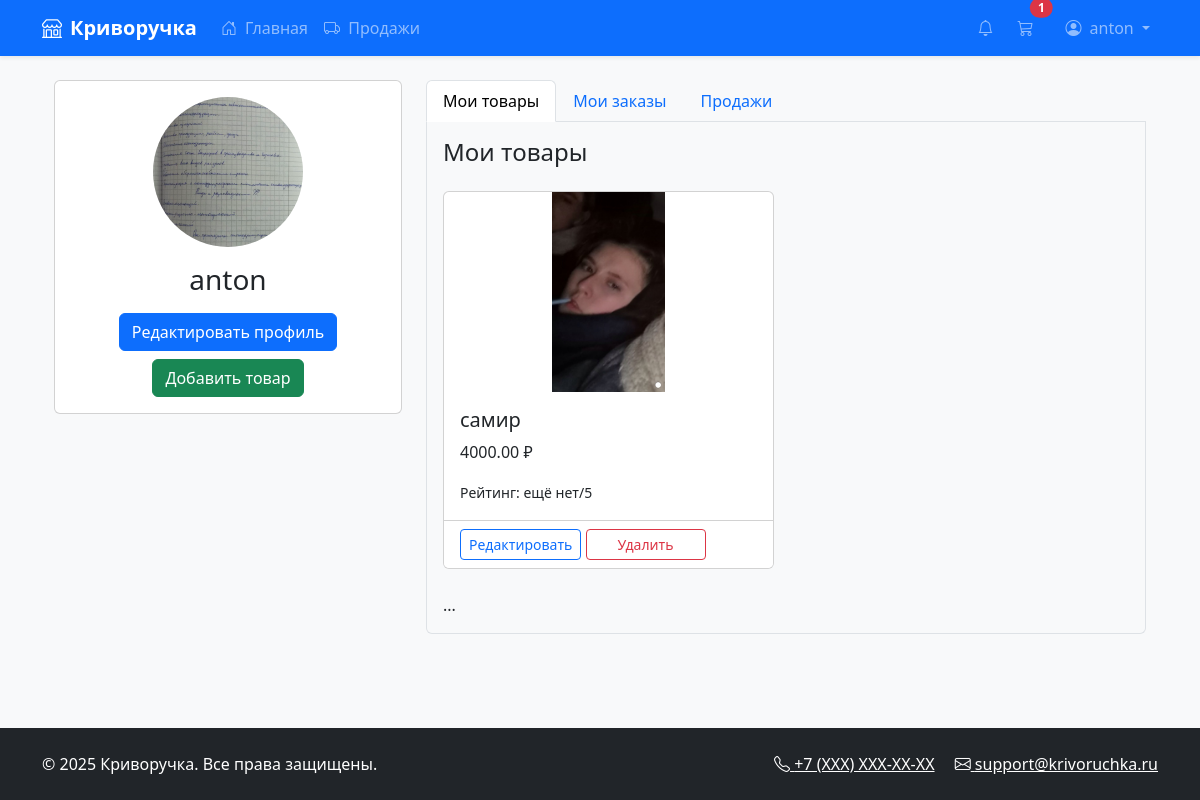
The app's page /profile/ (signed in) with its own data.
### marketplace/models.py (models this page shows)
class User(AbstractUser):
    phone = models.CharField(max_length=20, blank=True)
    avatar = models.ImageField(upload_to='avatars/', blank=True)
    middle_name = models.CharField(max_length=100, blank=True)
    bio = models.TextField(blank=True)
    address = models.TextField(blank=True)
    groups = models.ManyToManyField(
        'auth.Group',
        related_name="marketplace_user_groups",
        blank=True,
    )
    user_permissions = models.ManyToManyField(
        'auth.Permission',
        related_name="marketplace_user_permissions",
        blank=True,
    )

class Product(models.Model):
    seller = models.ForeignKey(User, on_delete=models.CASCADE)
    name = models.CharField(max_length=200)
    manufacturer = models.CharField(max_length=200)
    description = models.TextField()
    price = models.DecimalField(max_digits=10, decimal_places=2)
    image = models.ImageField(upload_to='products/')
    rating = models.FloatField(default=0)
    created_at = models.DateTimeField(auto_now_add=True)

### marketplace/views.py (the view)
# urls.py: path('profile/', views.profile, name='profile'),
@login_required
def profile(request):
    user_products = Product.objects.filter(seller=request.user)
    return render(request, 'marketplace/profile.html', {
        'user_products': user_products
    })

### marketplace/context_processors.py (called while the page is built)
def unread_notifications(request):
    if request.user.is_authenticated:
        return {
            'unread_count': request.user.notifications.filter(is_read=False).count()
        }
    return {}

### marketplace/views.py (called while the page is built)
def base_context(request):
    if request.user.is_authenticated:
        return {'cart_items_count': Cart.objects.filter(user=request.user).count()}
    return {}

### templates/marketplace/profile.html
{% extends 'marketplace/base.html' %}
{% load static %}
{% load custom_filters %}
{% block content %}
<div class="container mt-4">
    <div class="row">
        <div class="col-md-4">
            <div class="card mb-4">
                <div class="card-body text-center">
                    {% if user.avatar %}
                        <img src="{{ user.avatar.url }}" class="img-fluid rounded-circle mb-3" style="width: 150px; height: 150px; object-fit: cover;">
                    {% else %}
                        <img src="{% static 'images/default_avatar.png' %}" class="img-fluid rounded-circle mb-3" style="width: 150px; height: 150px;">
                    {% endif %}
                    <h3>{{ user.username }}</h3>
                    <a href="{% url 'edit_profile' %}" class="btn btn-primary mt-2">Редактировать профиль</a>
                    <a href="{% url 'add_product' %}" class="btn btn-success mt-2">Добавить товар</a>
                </div>
            </div>
        </div>
        <div class="col-md-8">
            <ul class="nav nav-tabs" id="profileTabs" role="tablist">
                <li class="nav-item">
                    <a class="nav-link active" id="products-tab" data-bs-toggle="tab" href="#products">Мои товары</a>
                </li>
                <li class="nav-item">
                    <a class="nav-link" id="orders-tab" data-bs-toggle="tab" href="#orders">Мои заказы</a>
                </li>
                <li class="nav-item">
                    <a class="nav-link" id="sales-tab" data-bs-toggle="tab" href="#sales">Продажи</a>
                </li>
            </ul>
            <div class="tab-content p-3 border border-top-0 rounded-bottom">
                <div class="tab-pane fade show active" id="products">
                    <div class="d-flex justify-content-between align-items-center mb-3">
                        <h4>Мои товары</h4>
                    </div>
                    {% if user_products %}
                    <div class="row">
                        {% for product in user_products %}
                        <div class="col-md-6 mb-4">
                            <div class="card h-100">
                                <img src="{{ product.image.url }}" class="card-img-top" style="height: 200px; object-fit: contain;">
                                <div class="card-body">
                                    <h5 class="card-title">{{ product.name }}</h5>
                                    <p class="card-text">{{ product.price }} ₽</p>
                                    <p class="card-text"><small>Рейтинг: {{ product.rating|default:"ещё нет" }}/5</small></p>
                                </div>
                                <div class="card-footer bg-white">
                                    <a href="{% url 'edit_product' product.id %}" class="btn btn-sm btn-outline-primary">Редактировать</a>
                                    <a href="{% url 'delete_product' product.id %}" class="btn btn-sm btn-outline-danger">Удалить</a>
                                </div>
                            </div>
                        </div>
                        {% endfor %}
                    </div>
                    {% else %}
                    <div class="alert alert-info">У вас пока нет товаров</div>
                    {% endif %}
                </div>
                ...
            </div>
        </div>
    </div>
</div>
{% endblock %}

### templates/marketplace/base.html (shortened to what this page needs)
<!DOCTYPE html>
<html lang="ru">
{% load custom_filters %}
{% load seller_tags %}
<head>
    <link href="https://cdn.jsdelivr.net/npm/bootstrap@5.3.2/dist/css/bootstrap.min.css" rel="stylesheet">
    <link rel="stylesheet" href="https://cdn.jsdelivr.net/npm/bootstrap-icons@1.11.3/font/bootstrap-icons.min.css">
    <link href="/static/css/style.css" rel="stylesheet">
</head>
<body class="d-flex flex-column min-vh-100 bg-light">
    <nav class="navbar navbar-expand-lg navbar-dark bg-primary shadow-sm">
        <div class="container">
            <a class="navbar-brand fw-bold" href="{% url 'home' %}">
                <i class="bi bi-shop me-2"></i>Криворучка
            </a>
            <div class="collapse navbar-collapse" id="mainNavbar">
                <ul class="navbar-nav me-auto mb-2 mb-lg-0">
                    <li class="nav-item">
                        <a class="nav-link" href="{% url 'home' %}">
                            <i class="bi bi-house-door me-1"></i> Главная
                        </a>
                    </li>
                    {% if user.is_authenticated %}
                    <li class="nav-item">
                        <a class="nav-link" href="{% url 'seller_orders' %}">
                            <i class="bi bi-truck me-1"></i> Продажи
                        </a>
                    </li>
                    {% endif %}
                </ul>
                <ul class="navbar-nav ms-auto mb-2 mb-lg-0">
                    {% if user.is_authenticated %}
                    <li class="nav-item me-2">
                        <a class="nav-link position-relative" href="{% url 'notifications' %}">
                            <i class="bi bi-bell"></i>
                        </a>
                    </li>
                    <li class="nav-item me-3">
                        <a class="nav-link position-relative" href="{% url 'cart' %}">
                            <i class="bi bi-cart3"></i>
                            {% if cart_items_count > 0 %}
                            <span class="position-absolute top-0 start-100 translate-middle badge rounded-pill bg-danger">
                                {{ cart_items_count }}
                            </span>
                            {% endif %}
                        </a>
                    </li>
                    <li class="nav-item dropdown">
                        <a class="nav-link dropdown-toggle" href="#" id="userDropdown" role="button" data-bs-toggle="dropdown">
                            <i class="bi bi-person-circle me-1"></i> {{ user.username }}
                        </a>
                    </li>
                    {% endif %}
                </ul>
            </div>
        </div>
    </nav>
    <main class="flex-grow-1">
        <div class="container my-4">
            {% block content %}{% endblock %}
        </div>
    </main>
    <footer class="bg-dark text-white py-4 mt-auto">
        <div class="container">
            <div class="row">
                <div class="col-md-6 text-center text-md-start">
                    <p class="mb-0">&copy; {% now "Y" %} Криворучка. Все права защищены.</p>
                </div>
                <div class="col-md-6 text-center text-md-end">
                    <a href="#" class="text-white me-3"><i class="bi bi-telephone"></i> +7 (XXX) XXX-XX-XX</a>
                    <a href="#" class="text-white"><i class="bi bi-envelope"></i> support@krivoruchka.ru</a>
                </div>
            </div>
        </div>
    </footer>
</body>
</html>

### static/css/style.css (style rules this page uses)
.btn { min-width: 120px; }

### records on screen
User: username "anton", avatar (picture)
Product: image (picture), name "самир", price "4000.00", rating "ещё нет"

### other values on screen
{{ cart_items_count }} "1"
